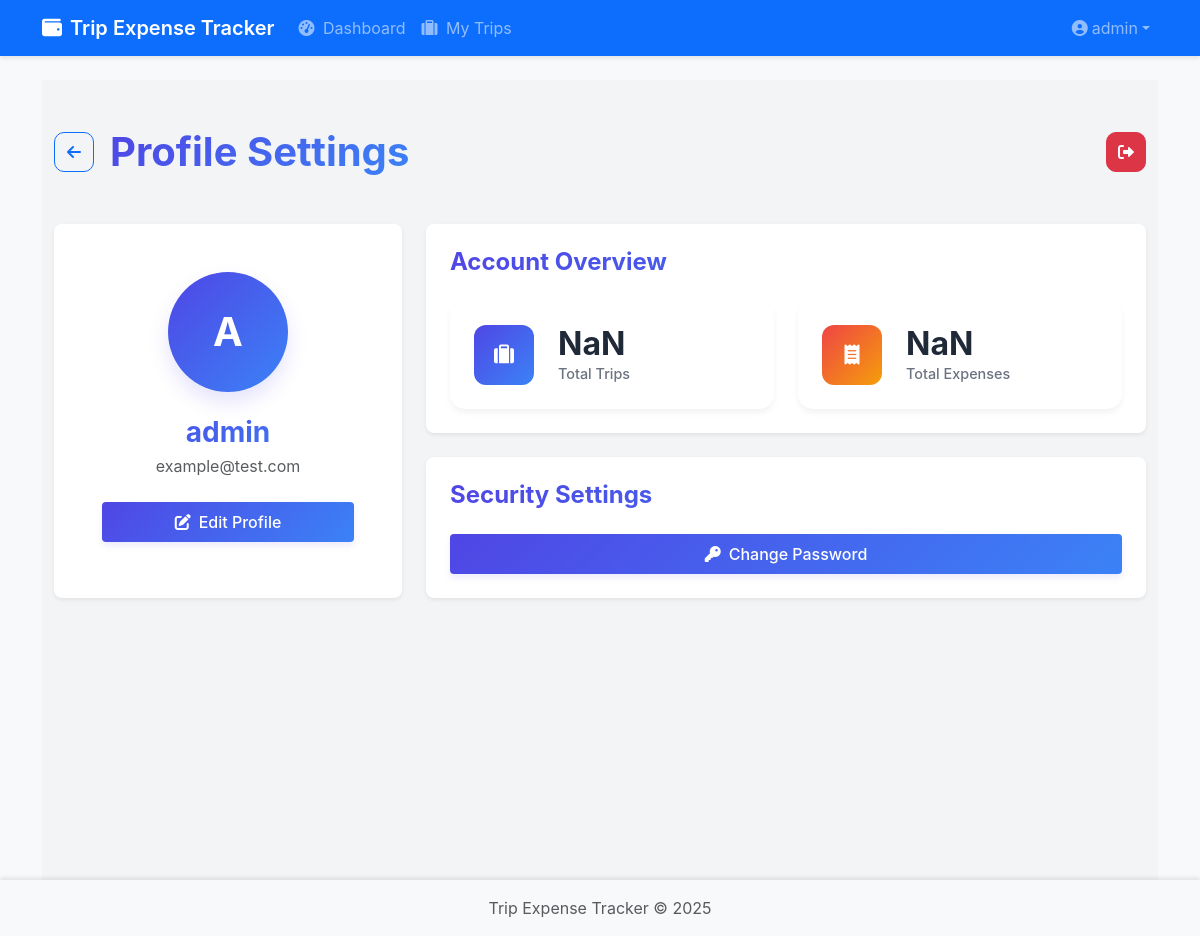
Screenshot of /auth/profile (signed in) with the database file from the repository.
### expense_tracker/backend/models/user.py (models this page shows, shortened)
class User(UserMixin, db.Model):
    id = db.Column(db.Integer, primary_key=True)
    email = db.Column(db.String(120), unique=True, nullable=False, index=True)
    name = db.Column(db.String(100), nullable=False)
    password_hash = db.Column(db.String(128))
    profile_photo = db.Column(db.String(255), nullable=True)  # Path to profile photo
    bio = db.Column(db.Text, nullable=True)  # Short bio or description
    created_at = db.Column(db.DateTime, default=datetime.utcnow)
    last_seen = db.Column(db.DateTime, default=datetime.utcnow)
    is_admin = db.Column(db.Boolean, default=False)
    trips_created = db.relationship('Trip', backref='admin', lazy='dynamic', foreign_keys='Trip.admin_id')

### expense_tracker/backend/routes/auth.py (the view)
@bp.route('/profile')
@login_required
def profile():
    return render_template('auth/profile.html', user=current_user)

### expense_tracker/backend/templates/auth/profile.html (shortened to what this page needs)
{% extends "base.html" %}
{% block content %}
<div class="profile-container">
    <div class="container py-5">
        <div class="header-section mb-5">
            <div class="d-flex justify-content-between align-items-center">
                <div class="d-flex align-items-center gap-3">
                    <a href="{{ url_for('main.dashboard') }}" class="btn btn-outline-primary btn-icon">
                        <i class="fas fa-arrow-left"></i>
                    </a>
                    <h1 class="mb-0 display-6 fw-bold text-gradient">Profile Settings</h1>
                </div>
                <a href="{{ url_for('auth.logout') }}" class="btn btn-danger btn-icon">
                    <i class="fas fa-sign-out-alt"></i>
                </a>
            </div>
        </div>
        <div class="row g-4">
            <div class="col-lg-4">
                <div class="card profile-card h-100 border-0 shadow-sm">
                    <div class="card-body text-center p-5">
                        <div class="avatar-wrapper mb-4">
                            <div class="avatar">
                                <span class="avatar-text">{{ current_user.name[:1] }}</span>
                            </div>
                        </div>
                        <h3 class="fw-bold text-gradient mb-1">{{ current_user.name }}</h3>
                        <p class="text-muted mb-4">{{ current_user.email }}</p>
                        <button class="btn btn-primary w-100" type="button" data-bs-toggle="modal" data-bs-target="#editProfileModal">
                            <i class="fas fa-edit me-2"></i>Edit Profile
                        </button>
                    </div>
                </div>
            </div>
            <div class="col-lg-8">
                <div class="card border-0 shadow-sm mb-4">
                    <div class="card-body p-4">
                        <h4 class="fw-bold text-gradient mb-4">Account Overview</h4>
                        <div class="row g-4">
                            <div class="col-md-6">
                                <a href="{{ url_for('auth.statistics') }}" class="text-decoration-none">
                                    <div class="stat-card trips">
                                        <div class="stat-icon">
                                            <i class="fas fa-suitcase"></i>
                                        </div>
                                        <div class="stat-content">
                                            <h2 class="stat-value mb-0" data-value="{{ total_trips }}">0</h2>
                                            <p class="stat-label mb-0">Total Trips</p>
                                        </div>
                                    </div>
                                </a>
                            </div>
                            <div class="col-md-6">
                                <a href="{{ url_for('auth.statistics') }}" class="text-decoration-none">
                                    <div class="stat-card expenses">
                                        <div class="stat-icon">
                                            <i class="fas fa-receipt"></i>
                                        </div>
                                        <div class="stat-content">
                                            <h2 class="stat-value mb-0" data-value="{{ total_expenses }}">0</h2>
                                            <p class="stat-label mb-0">Total Expenses</p>
                                        </div>
                                    </div>
                                </a>
                            </div>
                        </div>
                    </div>
                </div>
                <div class="card border-0 shadow-sm">
                    <div class="card-body p-4">
                        <h4 class="fw-bold text-gradient mb-4">Security Settings</h4>
                        <button class="btn btn-primary w-100" type="button" data-bs-toggle="modal" data-bs-target="#changePasswordModal">
                            <i class="fas fa-key me-2"></i>Change Password
                        </button>
                    </div>
                </div>
            </div>
        </div>
    </div>
</div>
{% endblock %}

### expense_tracker/backend/templates/base.html (shortened to what this page needs)
<!DOCTYPE html>
<html lang="en">
<head>
    <link href="https://cdn.jsdelivr.net/npm/bootstrap@5.3.0-alpha1/dist/css/bootstrap.min.css" rel="stylesheet">
    <link rel="stylesheet" href="https://cdnjs.cloudflare.com/ajax/libs/font-awesome/6.0.0/css/all.min.css">
    <link rel="stylesheet" href="{{ url_for('static', filename='css/style.css') }}">
</head>
<body class="d-flex flex-column min-vh-100">
    <nav class="navbar navbar-expand-lg navbar-dark bg-primary sticky-top">
        <div class="container">
            <a class="navbar-brand d-flex align-items-center" href="{{ url_for('main.index') }}">
                <i class="fas fa-wallet me-2"></i>
                <span class="d-none d-sm-inline">Trip Expense Tracker</span>
            </a>
            <div class="collapse navbar-collapse" id="navbarNav">
                <ul class="navbar-nav me-auto">
                    {% if current_user.is_authenticated %}
                    <li class="nav-item">
                        <a class="nav-link" href="{{ url_for('main.dashboard') }}">
                            <i class="fas fa-tachometer-alt me-1"></i>
                            <span>Dashboard</span>
                        </a>
                    </li>
                    <li class="nav-item">
                        <a class="nav-link" href="{{ url_for('trips.list_trips') }}">
                            <i class="fas fa-suitcase me-1"></i>
                            <span>My Trips</span>
                        </a>
                    </li>
                    {% endif %}
                </ul>
                <ul class="navbar-nav">
                    {% if current_user.is_authenticated %}
                    <li class="nav-item dropdown">
                        <a class="nav-link dropdown-toggle d-flex align-items-center" href="#" id="userDropdown" role="button" data-bs-toggle="dropdown">
                            <i class="fas fa-user-circle me-1"></i>
                            <span class="d-none d-sm-inline">{{ current_user.name }}</span>
                        </a>
                    </li>
                    {% endif %}
                </ul>
            </div>
        </div>
    </nav>
    <main class="flex-shrink-0">
        <div class="container mt-4">
            {% block content %}{% endblock %}
        </div>
    </main>
    <footer class="footer mt-auto py-3 bg-light">
        <div class="container text-center">
            <span class="text-muted">Trip Expense Tracker &copy; 2025</span>
        </div>
    </footer>
</body>
</html>

### expense_tracker/backend/static/css/style.css (style rules this page uses)
:root { --primary-color: #0d6efd; --secondary-color: #6c757d; --success-color: #198754; --danger-color: #dc3545; --warning-color: #ffc107; --info-color: #0dcaf0; --light-color: #f8f9fa; --dark-color: #212529; }
html, body { height: 100%; overflow-x: hidden; }
body { font-family: -apple-system, BlinkMacSystemFont, "Segoe UI", Roboto, "Helvetica Neue", Arial, sans-serif; -webkit-font-smoothing: antialiased; -moz-osx-font-smoothing: grayscale; background-color: #f8f9fa; color: #333; }
.navbar { box-shadow: 0 2px 4px rgba(0,0,0,0.1); }
.navbar-brand { font-weight: 600; }
.card { border: none; box-shadow: 0 2px 4px rgba(0,0,0,0.05); transition: transform 0.2s ease-in-out; border-radius: 0.5rem; background: #fff; }
.btn { font-weight: 500; padding: 0.5rem 1rem; border-radius: 0.25rem; transition: all 0.2s ease-in-out; }
.btn-primary { background-color: #007bff; border-color: #007bff; }
.stat-card { height: 100%; transition: transform 0.2s ease; }
.stat-icon { width: 40px; height: 40px; display: flex; align-items: center; justify-content: center; border-radius: 50%; }
.stat-icon i { font-size: 1.25rem; }
.footer { background-color: var(--light-color); padding: 1rem 0; box-shadow: 0 -2px 4px rgba(0,0,0,0.1); }

### expense_tracker/backend/templates/auth/profile.html (style rules this page uses)
:root { --primary: #4F46E5; --primary-dark: #4338CA; --secondary: #6B7280; --success: #10B981; --danger: #EF4444; --warning: #F59E0B; --info: #3B82F6; --light: #F3F4F6; --dark: #1F2937; }
.text-gradient { background: linear-gradient(135deg, var(--primary) 0%, var(--info) 100%); -webkit-background-clip: text; -webkit-text-fill-color: transparent; }
.profile-container { background-color: var(--light); min-height: 100vh; }
.avatar-wrapper { position: relative; width: 120px; height: 120px; margin: 0 auto; }
.avatar { width: 100%; height: 100%; background: linear-gradient(135deg, var(--primary) 0%, var(--info) 100%); border-radius: 50%; display: flex; align-items: center; justify-content: center; color: white; font-size: 2.5rem; font-weight: bold; text-transform: uppercase; box-shadow: 0 10px 20px rgba(79, 70, 229, 0.15); }
.btn-icon { width: 40px; height: 40px; padding: 0; display: flex; align-items: center; justify-content: center; border-radius: 10px; transition: all 0.3s ease; }
.btn-primary { background: linear-gradient(135deg, var(--primary) 0%, var(--info) 100%); border: none; box-shadow: 0 4px 6px rgba(79, 70, 229, 0.1); }
.stat-card { background: white; border-radius: 15px; padding: 1.5rem; display: flex; align-items: center; gap: 1.5rem; transition: all 0.3s ease; box-shadow: 0 4px 6px rgba(0, 0, 0, 0.05); }
.stat-icon { width: 60px; height: 60px; border-radius: 12px; display: flex; align-items: center; justify-content: center; font-size: 1.5rem; color: white; }
.trips .stat-icon { background: linear-gradient(135deg, var(--primary) 0%, var(--info) 100%); }
.expenses .stat-icon { background: linear-gradient(135deg, var(--danger) 0%, var(--warning) 100%); }
.stat-content { flex-grow: 1; }
.stat-value { color: var(--dark); font-size: 2rem; font-weight: bold; }
.stat-label { color: var(--secondary); font-size: 0.9rem; font-weight: 500; }

### rows the page displays
User: name "admin", name "A", email "example@test.com"
